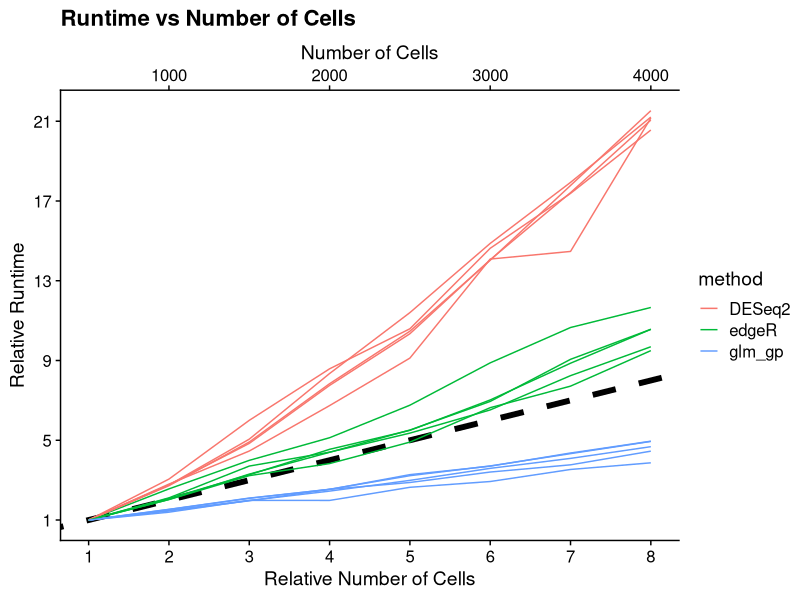
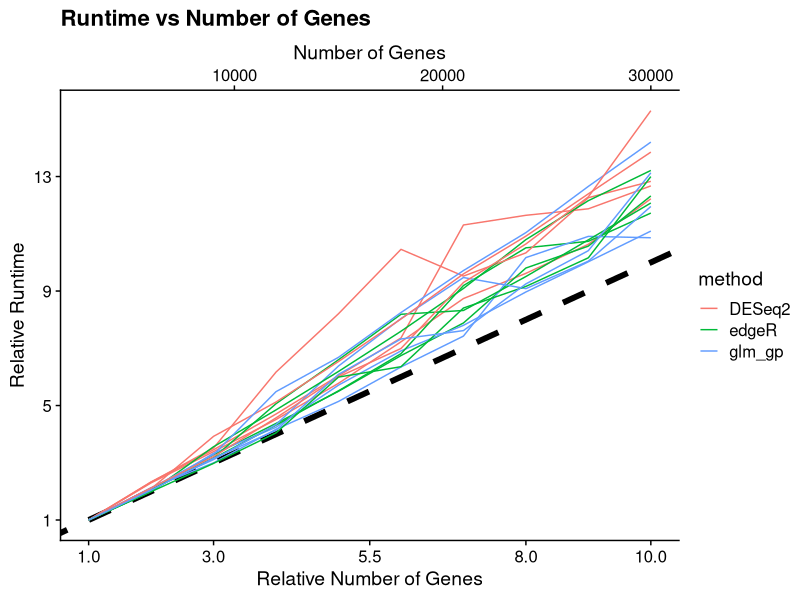
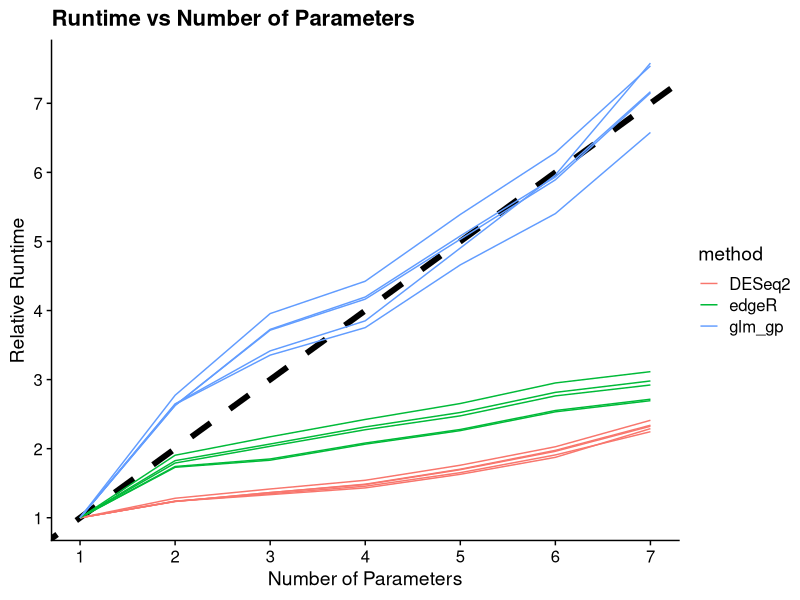
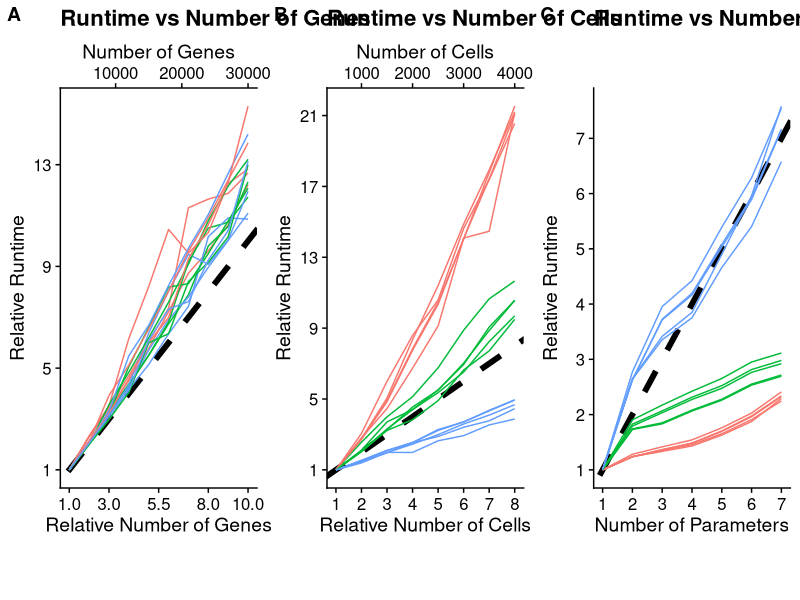

Generate these figures, in order, with R: (Note: this script raises an error after producing the figures.)
## ---- chunk 1
library(tidyverse)
## ---- chunk 2
asymp_bench_res <- read_tsv("data/asymp_bench_res.tsv")
asymp_bench_res
## ---- chunk 3
p_cell_scaling <- asymp_bench_res %>%
  filter(dimension == "Cell") %>%
  filter(method %in% c("glm_gp",  "DESeq2", "edgeR")) %>%
  group_by(job_id, method) %>%
  mutate(rel_timing = timing_elapsed / timing_elapsed[number == min(number)]) %>%
  mutate(rel_number = number / min(number)) %>%
  ggplot(aes(x = rel_number, y = rel_timing)) +
    geom_abline(intercept = 0, slope = 1, size = 2, linetype = "dashed") +
    geom_line(aes(color = method, group = paste0(job_id, "-", method))) +
    # coord_fixed() +
    labs(title = "Runtime vs Number of Cells",
         y = "Relative duration") +
    scale_x_continuous(breaks = 1:8, name = "Relative Number of Cells",
                       sec.axis = sec_axis(trans = ~ .x * min(filter(asymp_bench_res, dimension == "Cell")$number),
                                            name = "Number of Cells")) +
    scale_y_continuous(breaks = seq(1, 24, by = 4), name = "Relative Runtime") +
    cowplot::theme_cowplot() +
    NULL

p_cell_scaling


p_gene_scaling <- asymp_bench_res %>%
  filter(dimension == "Gene") %>%
  filter(method %in% c("glm_gp", "DESeq2", "edgeR")) %>%
  group_by(job_id, method) %>%
  mutate(rel_timing = timing_elapsed / timing_elapsed[number == min(number)]) %>%
  mutate(rel_number = number / min(number)) %>%
  ggplot(aes(x = rel_number, y = rel_timing)) +
    geom_abline(intercept = 0, slope = 1, size = 2, linetype = "dashed") +
    geom_line(aes(color = method, group = paste0(job_id, "-", method))) +
    # coord_fixed() +
    labs(title = "Runtime vs Number of Genes",
         y = "Relative duration") +
    scale_x_continuous(breaks = c(1, 3, 5.5, 8, 10), name = "Relative Number of Genes",
                       sec.axis = sec_axis(trans = ~ .x * min(filter(asymp_bench_res, dimension == "Gene")$number),
                                            name = "Number of Genes")) +
    scale_y_continuous(breaks = seq(1, 24, by = 4), name = "Relative Runtime") +
    cowplot::theme_cowplot() +
    NULL

p_gene_scaling
## ---- chunk 4
asympparam_bench_res <- read_tsv("data/asympparam_bench_res.tsv")
asympparam_bench_res
## ---- chunk 5
p_param_scaling <- asympparam_bench_res %>%
  filter(coefficient_type == "Cont") %>%
  filter(method %in% c("glm_gp", "DESeq2", "edgeR")) %>%
  group_by(job_id, method) %>%
  mutate(rel_timing = timing_elapsed / timing_elapsed[number == min(number)]) %>%
  mutate(rel_number = number / min(number)) %>%
  ggplot(aes(x = rel_number, y = rel_timing)) +
    geom_abline(intercept = 0, slope = 1, size = 2, linetype = "dashed") +
    geom_line(aes(color = method, group = paste0(job_id, "-", method))) +
    # coord_fixed() +
    labs(title = "Runtime vs Number of Parameters") +
    scale_x_continuous(breaks = 1:8, name = "Number of Parameters") +
    scale_y_continuous(breaks = 1:8, name = "Relative Runtime") +
    cowplot::theme_cowplot() +
    NULL

p_param_scaling
## ---- chunk 6
cowplot::plot_grid(
  cowplot::plot_grid(p_gene_scaling + theme(legend.position = "none"), 
                     p_cell_scaling + theme(legend.position = "none"),
                     p_param_scaling + theme(legend.position = "none"), 
                     nrow = 1, align = "hv", labels = c("A", "B", "C")),
  cowplot::plot_grid(NULL, cowplot::get_legend(p_gene_scaling + 
                                                 guides(colour = guide_legend(title = "", override.aes = list(size = 3))) + 
                                                 theme(legend.position = "bottom")), 
                     NULL, rel_widths = c(0.68,1,1)),
  nrow = 2, rel_heights = c(1, 0.1)
)

cowplot::save_plot("plots/empirical_scaling.pdf", last_plot(), ncol = 3, nrow = 1, base_asp = 1.42)
## ---- chunk 7
asymp_bench_res %>%
  filter(dimension == "Cell") %>%
  filter(method %in% c("glm_gp",  "DESeq2", "edgeR")) %>%
  ggplot(aes(x = number, y = timing_elapsed / 60)) +
    geom_line(aes(color = method, group = paste0(job_id, "-", method))) +
    geom_smooth(method = "lm", formula = y ~ x - 1) +
    xlim(0, NA) +
    facet_wrap(~ method, scale = "free_y") +
    cowplot::theme_cowplot()
  
